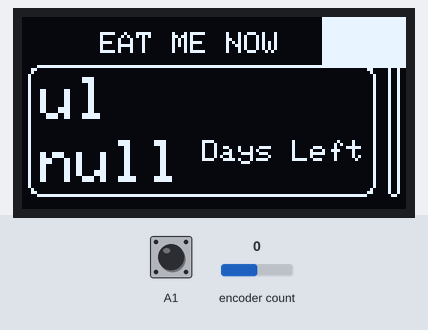
Recording of a sketch running on a simulated Arduino Nano 33 IoT. Shown: 128×64 one-colour display. The test bench sets the inputs (shaded band); at power-on: encoder count 0, A1 HIGH. WiFi joins after 1.5 s; servers stay silent unless stated; not simulated (calls return 0 or success): arduino_secrets.h; what the sketch prints to the serial monitor is not drawn.

Above: at 2.8 s.
2.9 s: encoder count set to 4
Timing chart, 0 to 5.9 s (numbered marks = the images above; inputs shaded):
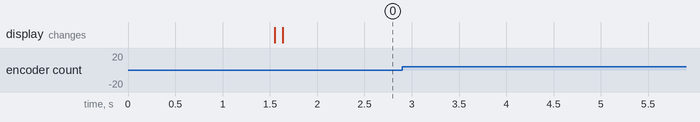

Measured:
- after the input at 2.9 s, every drawn part: stays the same

The sketch:

foodTimerWifi.ino
```cpp
#include <Wire.h>
#include <Adafruit_SSD1306.h>
#include <Arduino_JSON.h>
#include <Encoder.h>
// for wifi connection
#include <SPI.h>
//#include <WiFi101.h>        // use this for MKR1000 boards
//#include <ESP8266WiFi.h>  // use this instead of WiFi101 for ESP8266 modules
#include <WiFiNINA.h>       // use this for MKR1010 and Nano 33 IoT boards
#include "arduino_secrets.h"
#include <ArduinoHttpClient.h>


const int SCREEN_WIDTH = 128; // OLED display width, in pixels
const int SCREEN_HEIGHT = 64; // OLED display height, in pixels
const int OLED_RESET = 0; // Reset pin for display (0 or -1 if no reset pin)

// colors for a monochrome display:
const int foregroundColor = 0x01;  // white
const int backgroundColor = 0x00;  // black

// initialize the display library instance:
Adafruit_SSD1306 display(SCREEN_WIDTH, SCREEN_HEIGHT, &Wire);

// 'reload', 16x16px
#define RELOAD_HEIGHT   16
#define RELOAD_WIDTH    16

const unsigned char myBitmap [] PROGMEM = {
  0xff, 0xff, 0xff, 0x7f, 0xff, 0x1f, 0xf8, 0x0f, 0xf0, 0x07, 0xe0, 0x1f, 0xc3, 0x3f, 0xc7, 0xff,
  0xc7, 0xff, 0xc7, 0xe3, 0xc7, 0xe3, 0xc3, 0xc3, 0xe0, 0x07, 0xf0, 0x0f, 0xfc, 0x3f, 0xff, 0xff
};


// wifi setup
WiFiClient netSocket;               // network socket to server
const char server[] = "olivine-flawless-sunscreen.glitch.me";  // server name
String route = "/getDatafromArduino";              // API route


Encoder myEncoder(10, 11);
volatile int counter = 0; // the var can only be changed by one func at a time.
//bouncing effect that leads to increase more than we think
// one way is to add a debouncingDelay.
int debouncingDelay = 3;
int buttonState = 0;
long oldP;
int myMove = 0;

JSONVar foodList;
int foodLength = 0;

bool pCursor = 0; // where cursor is
int pDevice = 0; // where the device is being pointed
int scrollInt = 20;
unsigned long prevScrollMillis = 0;
int hCursor = 0;


int scanInterval = 500;
int restInterval = 10000;
bool isRest = false;
unsigned long currMillis = 0;
unsigned long prevMillis = 0;


void setup() {
  // put your setup code here, to run once:
  pinMode(A1, INPUT_PULLUP);
  attachInterrupt(A1, buttonChange, CHANGE);

  Serial.begin(9600);

//  while (!Serial);

  // ----------- wifi setup --------------
  // while you're not connected to a WiFi AP,
  while ( WiFi.status() != WL_CONNECTED) {
//    Serial.print("Attempting to connect to Network named: ");
//    Serial.println(SECRET_SSID);           // print the network name (SSID)
    WiFi.begin(SECRET_SSID, SECRET_PASS);         // try to connect
    delay(50);
  }

  // When you're connected, print out the device's network status:
  IPAddress ip = WiFi.localIP();
  Serial.print("IP Address: ");
  Serial.println(ip);
  // ----------- END wifi setup --------------


  // ----------- display setup -----------
  // start the display:
  display.begin(SSD1306_SWITCHCAPVCC, 0x3C);

  // Clear the buffer
  display.clearDisplay();
  display.setTextSize(2);
  display.setTextColor(SSD1306_WHITE);
  display.setCursor(36, 30);
  display.println("START");

  display.display(); // actually display all of the above

  display.setTextWrap(false);
  // ----------- END display setup -----------

}

void loop() {
  // put your main code here, to run repeatedly:
  currMillis = millis();
  int buttonState = digitalRead(A1);


  // status check;
  if (currMillis - prevMillis >= restInterval && isRest) {
    // start updating from http
    isRest = false;

    // get updates from central;
    prevMillis = currMillis;

    foodLength = 0;

  } else if (currMillis - prevMillis >= scanInterval && isRest) {
    // wait for connection
    int timeChange = readEncoder();
    if (timeChange >= 1) {
      // change cursor and device vars
      if (pDevice + 1 < foodLength) {
        pDevice ++;
      }
    }

    if (timeChange < 0) {
      // change cursor and device vars
      if (pDevice - 1  >= 0) {
        pDevice --;
      }
    }

  } else if (currMillis - prevMillis >= scanInterval && !isRest) {
    // stop scanning, wait for connection
    isRest = true;
    //    BLE.stopScan();
    prevMillis = currMillis;
    prevScrollMillis = currMillis;

    foodLength = foodList.length();
    Serial.println(foodLength);

    for (int i = 0; i < foodLength; i++) {
      Serial.println(foodList[i]);
    }

    Serial.println();
    Serial.println();

  }


  if (isRest) {
    display.clearDisplay();

    display.setTextSize(2);
    display.setCursor(6, 20);
    display.setTextColor(SSD1306_WHITE);
    //    display.print(foodList[pDevice]["Name"]);

    String str = JSON.stringify(foodList[pDevice]["Category"]);
    str = str.substring(1, str.length() - 1);
    display.print(str);

    display.setCursor(6, 20 + 21);
    display.print(foodList[pDevice]["TimeLeft"]);
    display.setTextSize(1);
    int timeleft = int(foodList[pDevice]["TimeLeft"]);
    if ( timeleft == 1) {
      display.print(" Day Left");
    } else {
      display.print(" Days Left");
    }


    if (timeleft  <=  2 && timeleft >= 0) {
      display.drawRoundRect(2, 16, display.width() - 12 , display.height() - 20, 4, SSD1306_WHITE);
      display.setCursor(26, 5);
      display.setTextSize(1);
      display.print("EAT ME NOW");
    }else if(timeleft < 0){
      display.drawRoundRect(2, 16, display.width() - 12 , display.height() - 20, 4, SSD1306_WHITE);
      display.setCursor(18, 5);
      display.setTextSize(1);
      display.print("THROW ME AWAY");
    }


    // scroll bar vertical
    display.setCursor(display.width() - 6, 20);
    display.drawRoundRect(display.width() - 6, 16, 4, display.height() - 20, 2, SSD1306_WHITE);
    int perLength = (display.height() - 20) / foodLength;
    display.fillRoundRect(display.width() - 6, 16 + perLength * pDevice, 4, perLength, 2, SSD1306_WHITE);

    display.display();
  } else {
    // request from http server
    Serial.println("making request");
    HttpClient http(netSocket, server, 80);      // make an HTTP client
    http.get(route);  // make a GET request

    while (http.connected()) {       // while connected to the server,
      if (http.available()) {        // if there is a response from the server,
        String result = http.responseBody();  // read it
//        Serial.println(result);               // and print it

//        result = result.substring(1, 60);//result.length());
//        Serial.println(result);               // and print it
//
        foodList = JSON.parse(result);
        Serial.println(foodList);               // and print it
      }
    }
    //  // when there's nothing left to the response,
    http.stop();                     // close the request
  }


}


int readEncoder() {
  int reading = myEncoder.read();
  int steps = 0;
  if (abs(reading - oldP) > 4) {
    steps = (reading - oldP) / abs(reading - oldP);
    Serial.println("step");
    oldP =  reading;
  }
  return steps;
}

// doesn't have to have if you don't need to click button
void buttonChange() {
  delay(debouncingDelay);
  if (buttonState == LOW) {
    counter++;
  }

}
```
